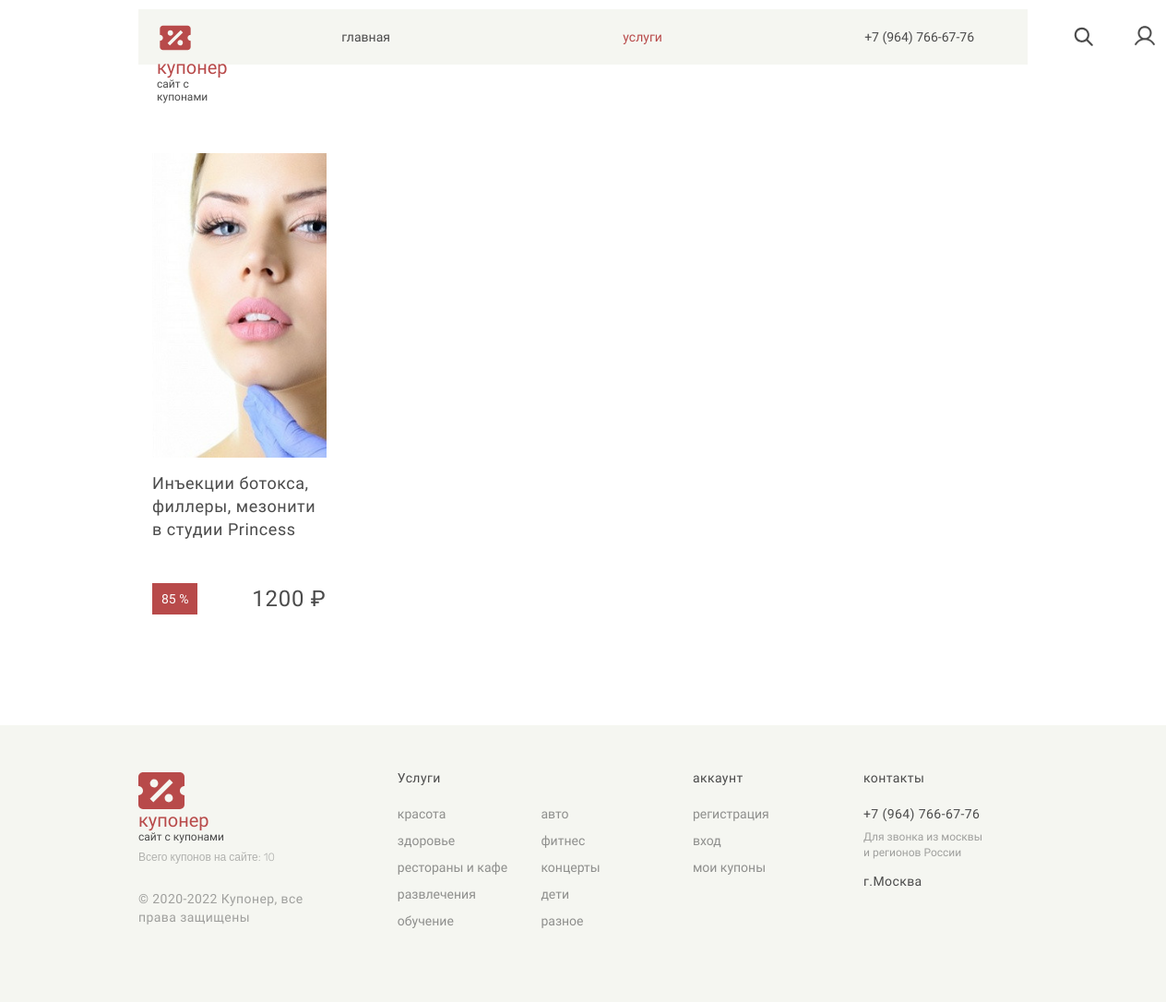
The app's page /core/category.php?id=1 with its own data.
### tables this page shows
CREATE TABLE `service` (
  `id` int NOT NULL,
  `short_name` text,
  `sale` int DEFAULT '1',
  `full_name` text NOT NULL,
  `img_name` text,
  `description` text NOT NULL,
  `price` int NOT NULL,
  `location` text NOT NULL,
  `working_hours` varchar(256) NOT NULL,
  `phone_numbers` varchar(100) DEFAULT NULL,
  `start_date` date NOT NULL,
  `finish_date` date NOT NULL,
  `type` int NOT NULL
);

CREATE TABLE `sale` (
  `id` int NOT NULL,
  `value` int NOT NULL
);

CREATE TABLE `types` (
  `id` int NOT NULL,
  `type` text NOT NULL
);

### core/category.php (the view, shortened to what this page needs)
<?php
require_once 'app/config/connect.php';
$amount = mysqli_query($connect, "SELECT COUNT(*) as 'количество купонов' FROM `service`");
$amount = mysqli_fetch_assoc($amount);
$category_id = $_GET['id'];
$links = mysqli_query($connect, "SELECT * FROM `types`");
$links = mysqli_fetch_all($links);
$coupons = mysqli_query($connect, "SELECT * FROM `service` WHERE `type` = '$category_id'");
$coupons = mysqli_fetch_all($coupons, MYSQLI_ASSOC);
?>
<?php require('app/include/header.php'); ?>
<main class="main container">
<?php foreach ($coupons as $coupon) { ?>
  <div class="card">
    <img src="/assets/img/<?= $coupon['img_name']?>" alt="Изображение карточки" class="card__img">
    <h2 class="card__title"><?= $coupon['short_name']?></h2>
    <div class="card__wrapper">
      <span class="card__sale">
        <?php
        $sale_id = $coupon['sale'];
        $sale = mysqli_query($connect, "SELECT `value` FROM `sale` WHERE `id` = '$sale_id'");
        $sale = mysqli_fetch_assoc($sale);
        ?>
        <?= $sale['value']?>
        %
      </span>
      <span class="card__price"><?= $coupon['price']?> ₽</span>
    </div>
  </div>
<?php } ?>
</main>
<?php require('app/include/footer.php'); ?>
</body>
</html>

### core/app/include/footer.php (shortened to what this page needs)
<footer class="footer">
  <div class="container footer__container">
    <div class="footer__wrapper">
      <a class="logo footer__logo" href="/">
        <img src="/assets/icons/logo_big.svg" alt="логотип сайта" class="logo__img">
        <strong class="logo__title">купонер</strong><br>
        <span class="logo__subtitle">сайт с купонами</span>
      </a>
      <p class="footer__amount">Всего купонов на сайте: <?= $amount['количество купонов'] ?>
      </p>
      <p class="footer__about">© 2020-2022 Купонер, все права защищены</p>
    </div>
    <nav class="footer__menu footer-menu">
      <section class="footer-menu__section">
        <h4 class="footer__title">Услуги</h4>
        <ul class="footer-menu__list">
        <?php foreach ($links as $link) { ?>
          <li class="footer-menu__item item"><a href="category.php?id=<?= $link[0] ?>" class="item__link"><?= $link[1] ?></a></li>
        <?php } ?>
        </ul>
      </section>
      <section class="footer-menu__section">
        <h4 class="footer__title">аккаунт</h4>
        <ul class="footer-menu__list">
          <li class="footer-menu__item item"><a href="#" class="item__link">регистрация</a></li>
          <li class="footer-menu__item item"><a href="#" class="item__link">вход</a></li>
          <li class="footer-menu__item item"><a href="#" class="item__link">мои купоны</a></li>
        </ul>
      </section>
    </nav>
    <section class="footer__contacts">
    <h4 class="footer__title">контакты</h4>
    <a href="#" class="footer__link">+7 (964) 766-67-76</a>
    <p class="footer__call">Для звонка из москвы и регионов России</p>
    <a href="#" class="footer__link">г.Москва</a>
    </section>
  </div>
</footer>

### core/assets/css/style.css (style rules this page uses)
:root { --active: #b84a4a; --active-hover: #a54242; --primary-text: #4b4b4b; --primary-bg: #f5f6f1; --primary-bg-hover: #eaece1; --white: #fff; }
body { font-family: 'Unbounded', cursive; }
.container { margin: 0 150px; }
.logo { height: 40px; width: 163px; display: inline-block; }
.logo__img { float: left; margin-top: 1px; }
.logo__title { color: var(--active); font-size: 20px; font-weight: 400; padding-top: 2px; display: inline-block; }
.logo__subtitle { color: var(--primary-text); font-size: 12px; font-weight: 300; }
.main { margin-top: 80px; padding-bottom: 100px; display: grid; grid-template-columns: repeat(4, 1fr); gap: 45px 30px; }
.card { height: 536px; padding: 15px 15px 20px 15px; color: var(--primary-text); border-top: 1px solid transparent; display: flex; flex-direction: column; transition: all 0.2s ease-in; }
.card__img { width: 100%; height: 330px; object-fit: cover; -moz-user-select: none; -webkit-user-select: none; -ms-user-select: none; user-select: none; }
.card__title { margin-top: 15px; margin-bottom: 30px; font-size: 18px; line-height: 140%; letter-spacing: 0.03em; flex: 1; }
.card__wrapper { display: flex; justify-content: space-between; }
.card__sale { background-color: var(--active); color: var(--white); padding: 10px; align-self: center; }
.card__price { font-size: 24px; font-weight: 500; letter-spacing: 0.03em; align-self: center; }
.footer { height: 300px; background-color: var(--primary-bg); padding-top: 50px; }
.footer__container { display: flex; justify-content: space-between; }
.footer__logo { display: unset; }
.footer__logo .logo__img { display: block; float: none; }
.footer__about { font-size: 14px; line-height: 140%; letter-spacing: 0.03em; color: var(--primary-text); opacity: 0.5; max-width: 210px; padding-top: 20px; }
.footer-menu { display: flex; flex: 0 1 50%; justify-content: space-around; margin: 0 auto; }
.footer-menu__section:nth-child(1) { flex: 0 1 50%; }
.footer-menu__list { display: flex; flex-direction: column; gap: 15px; flex-wrap: wrap; height: 150px; }
.footer__title, .footer__link { font-size: 14px; letter-spacing: 0.03em; color: var(--primary-text); }
.footer__title { padding-bottom: 25px; }
.footer__link { transition: all 0.2s ease-in; }
.item__link { font-size: 14px; font-weight: 300; color: var(--primary-text); opacity: 0.6; transition: all 0.2s ease-in; }
.footer__contacts { margin-left: auto; }
.footer__call { font-size: 12px; font-weight: 300; max-width: 178px; line-height: 140%; color: var(--primary-text); padding-top: 10px; padding-bottom: 15px; opacity: 0.5; }
.footer__amount { color: var(--primary-text); opacity: 0.4; font-weight: 300; font-size: 12px; margin: 10px 0; font-family: 'Rubik', sans-serif; }

### records on screen
service: img_name (picture), short_name "Инъекции ботокса, филлеры, мезонити в студии Princess", sale.value "85", price "1200"
types: type "красота"
types: type "здоровье"
types: type "рестораны и кафе"
types: type "развлечения"
types: type "обучение"
types: type "авто"
types: type "фитнес"
types: type "концерты"
types: type "дети"
types: type "разное"

### other values on screen
$amount['количество купонов'] "10"
